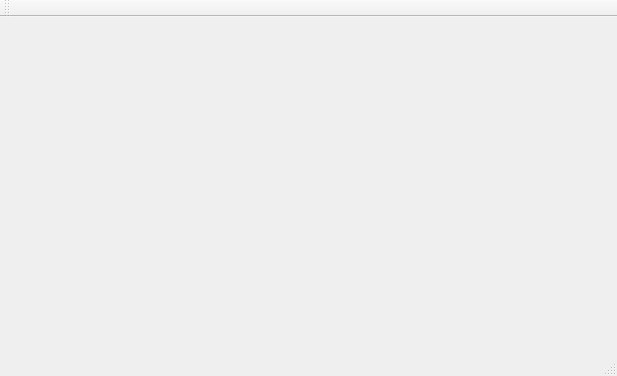
<?xml version="1.0" encoding="UTF-8"?>
<ui version="4.0">
 <class>UiWindow</class>
 <widget class="QMainWindow" name="UiWindow">
  <property name="geometry">
   <rect>
    <x>0</x>
    <y>0</y>
    <width>617</width>
    <height>376</height>
   </rect>
  </property>
  <property name="windowTitle">
   <string>UiWindow</string>
  </property>
  <widget class="QWidget" name="centralWidget"/>
  <widget class="QMenuBar" name="menuBar">
   <property name="geometry">
    <rect>
     <x>0</x>
     <y>0</y>
     <width>617</width>
     <height>24</height>
    </rect>
   </property>
  </widget>
  <widget class="QToolBar" name="mainToolBar">
   <attribute name="toolBarArea">
    <enum>TopToolBarArea</enum>
   </attribute>
   <attribute name="toolBarBreak">
    <bool>false</bool>
   </attribute>
  </widget>
  <widget class="QStatusBar" name="statusBar"/>
 </widget>
 <layoutdefault spacing="6" margin="11"/>
 <resources/>
 <connections/>
</ui>
